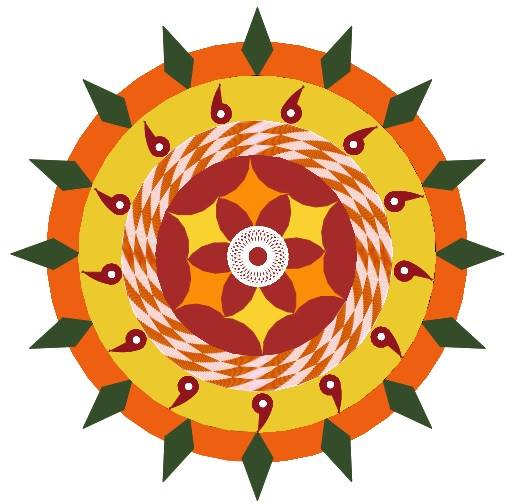

Here is the Python script that generated this plot:
def outc(x):
    for k in range(3):
      for j in range(12):
        for i in range(36):
          if(i%2==0):
            color("#D04801")
          else:
            color("#FAD9F4")
          circle(x,10)
        x=x-1
        lt(90)
        fd(1)
        rt(90)
        circle(x,1)
      circle(x,10)
def mid():
  lt(45)
  color("#92141F")
  begin_fill()
  for i in range(30):
    fd(1)
    lt(1)
  circle(10,270)
  rt(80)
  fd(20)
  lt(170)
  end_fill()
  pu()
  fd(30)
  pd()
  color("white")
  begin_fill()
  circle(3)
  end_fill()
  pu()
  rt(170)
  fd(30)
  lt(100)
def out():
  color("#344C29")
  begin_fill()
  rt(60)
  fd(30)
  rt(50)
  fd(45)
  rt(140)
  fd(45)
  rt(50)
  fd(30)
  rt(60)
  end_fill()
  pencolor("black")
def pattern():
  lt(90)
  circle(40,90)
  for i in range(3):
    lt(180)
    circle(40,90)
from turtle import *
speed(0)
rt(90)
pu()
fd(30)
lt(90)
pd()
color("#EE5F11")
begin_fill()
circle(210)
end_fill()
rt(90)
pu()
bk(30)
pd()
lt(90)
for i in range(16):
  circle(180,22.5)
  out()
color("#ECC92D")
begin_fill()
circle(178)
end_fill()
for i in range(13):
  mid()
  pu()
  circle(200,22.5)
  pd()
pu()
lt(90)
fd(41)
rt(90)
pd()
circle(135)
outc(135)
color("brown")
begin_fill()
circle(100)
end_fill()
for i in range(6):
  if(i%2==0):
    fillcolor("#F9D22F")
  else:
    fillcolor("#FC8D08")
  pu()
  circle(100,60)
  pd()
  begin_fill()
  pattern()
  lt(90)
  end_fill()
pu()
lt(90)
fd(68)
rt(90)
pd()
color("white")
for i in range(36):
  circle(30,10)
  circle(10)
  
